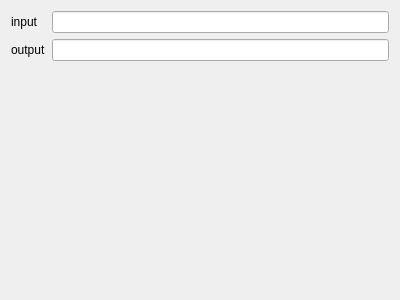
<?xml version="1.0" encoding="UTF-8"?>
<ui version="4.0">
 <class>LaddersCalculator</class>
 <widget class="QWidget" name="LaddersCalculator">
  <property name="geometry">
   <rect>
    <x>0</x>
    <y>0</y>
    <width>400</width>
    <height>300</height>
   </rect>
  </property>
  <property name="windowTitle">
   <string>LaddersCalculator</string>
  </property>
  <layout class="QGridLayout" name="gridLayout">
   <item row="0" column="0">
    <widget class="QLabel" name="labelInput">
     <property name="text">
      <string>input</string>
     </property>
    </widget>
   </item>
   <item row="0" column="1">
    <widget class="QLineEdit" name="lineEditInput"/>
   </item>
   <item row="1" column="0">
    <widget class="QLabel" name="labelOutput">
     <property name="text">
      <string>output</string>
     </property>
    </widget>
   </item>
   <item row="1" column="1">
    <widget class="QLineEdit" name="lineEditOutput">
     <property name="readOnly">
      <bool>true</bool>
     </property>
    </widget>
   </item>
   <item row="2" column="0">
    <spacer name="verticalSpacer">
     <property name="orientation">
      <enum>Qt::Vertical</enum>
     </property>
     <property name="sizeHint" stdset="0">
      <size>
       <width>20</width>
       <height>227</height>
      </size>
     </property>
    </spacer>
   </item>
  </layout>
 </widget>
 <layoutdefault spacing="6" margin="11"/>
 <resources/>
 <connections/>
</ui>
